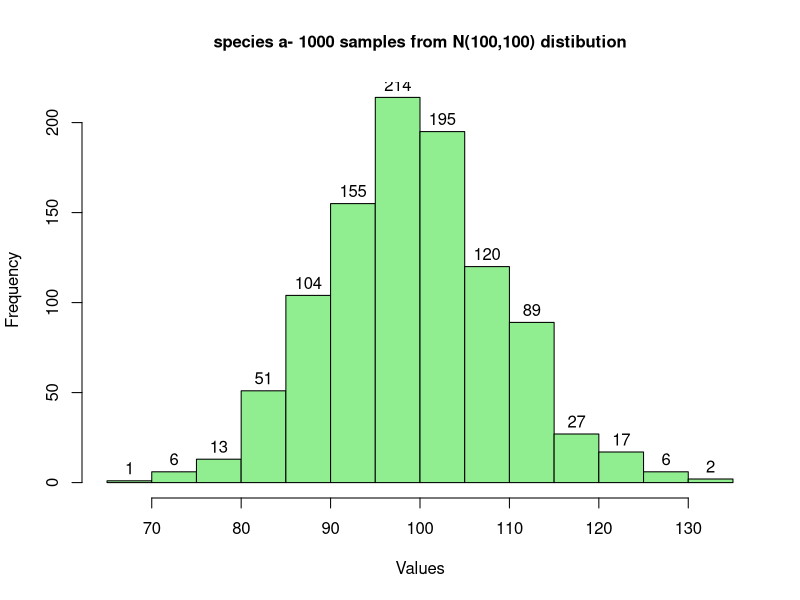
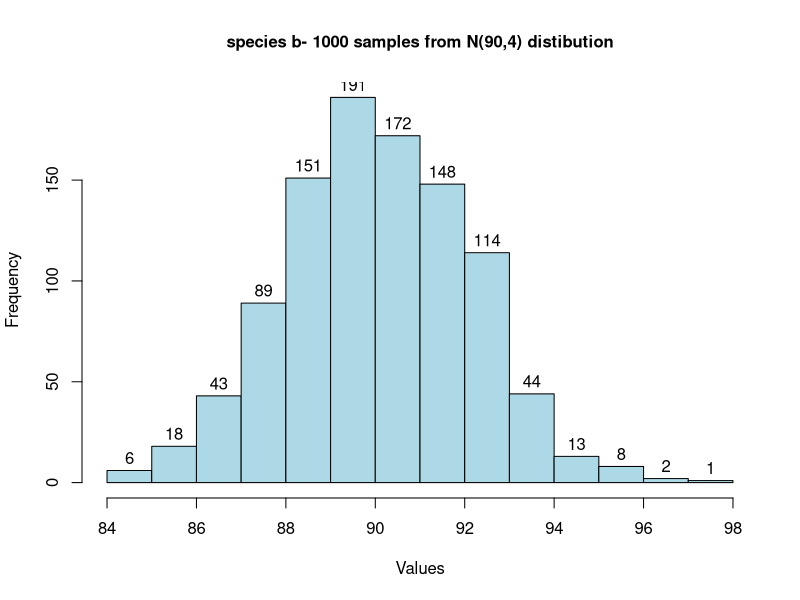

Generate these figures, in order, with R:
# question 1
possible_results = 1:6 # 2
set.seed(61677) # 4
# 5
probablities = c(2/15, 0.2, 2/15, 0.2, 2/15, 0.2) 
number_of_tosses = 15 
sample = sample(possible_results, number_of_tosses, replace=TRUE, prob=probablities)



pnorm(-0.5) # question 3, e
# question 4
# a
sample_a = rnorm(1, 100,10) 
sample_b = rnorm(1,90,2)
# c
sample_a10 = rnorm(10, 100,10)
sample_b10 = rnorm(10, 90,2)
# d
mean_a = mean(sample_a10)
mean_b = mean(sample_b10)
print("which values are greater than the mean? first a, then b")
print(sample_a10[sample_a10>100])
print(sample_b10[sample_b10>90])
# e
print("what is the distance between the sample average and the distibution mean?")
print(abs(100-mean(sample_a10)))
print(abs(90-mean(sample_b10)))
# f
sample_a1000 = rnorm(1000,100,10)
sample_b1000 = rnorm(1000,90,2)
h1 = hist(sample_a1000, main = "species a- 1000 samples from N(100,100) distibution", 
          xlab = "Values", col="lightgreen", labels= TRUE, cex.main=1)
hist(sample_b1000, main = "species b- 1000 samples from N(90,4) distibution", 
     xlab = "Values", col= "lightblue", labels= TRUE, cex.main=1)

